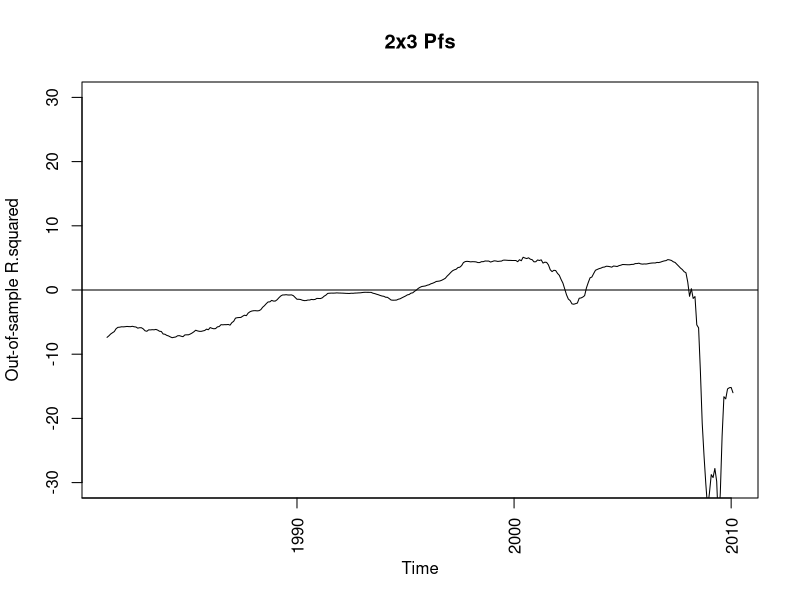

Write the R code that produced this figure.
  #Copyright Jesper Dam
  #Supported by Pruitt, Kelly's Market Return paper
  
  #Section one, Investigate US returns on American Factors
  #Load Y's Market return 1975-2015
  library(sandwich)
  library(lmtest)
  library(xtable)
  
  setwd("C:/Users/jesper/OneDrive/Master Thesis/Data testing/rstuff/2x3 + 2x20")
  Factmont<- read.table("F-F_Research_Data_Factors.txt",
                        skip=586,
                        nrow=492,
                        na.strings=c(-99.99,99.99),
                        header=FALSE)
  
  #Construct market returns Exceed-Rf, divide by 100 and use logreturns: log(1+ret)
  Mktrt <- log((Factmont[,2]+Factmont[,5])*0.01+1)
  
  #Generate 12cumsumreturns
  CSRets <- rep(1,(nrow(Factmont)-11))
  for (i in 1:(nrow(Factmont)-11))
  {
    CSRets[i] <- sum(Mktrt[i:(11+i)])
  }
  y <- CSRets[1:(length(CSRets)-1)]
  
  #Load X's 2x3 size/BM 1975-2015
  Firms <- read.table("6_Portfolios_2x3.txt",
                      skip=2947,
                      nrows=498,
                      na.strings=c(-99.99,99.99,0),
                      header=FALSE)
  
  Avgme<- read.table("6_Portfolios_2x3.txt",
                        skip=4028,
                        nrows = 498,
                        na.strings=c(-99.99,99.99,0),
                        header=FALSE)
  
  Sumbe <- read.table("6_Portfolios_2x3.txt",
                  skip=4772,
                  nrows = 41,
                  na.strings=c(-99.99,99.99,0),
                  header=FALSE)
  Sumbe[Sumbe==0] <-NA
  Sumbe <- Sumbe[,2:ncol(Sumbe)]
  
  Summe <-  cbind(Firms[,2:ncol(Firms)]*Avgme[,2:ncol(Avgme)])
  Summe[Summe==0] <-NA
  
  
  #Construct monthly panel of log(Be/ME)
  bm <- matrix(1,nrow=((nrow(Sumbe)-1)*12),ncol=ncol(Summe))
  
  for(i in 1:(nrow(Sumbe)-1))
  {
    for (j in 1:12)
    {
    bm[(i*12-12+j),] <- as.numeric(Sumbe[i,1:ncol(Sumbe)])/as.numeric(Summe[(i*12-12+j),])
    }
  }
  bm<- bm[1:length(y),]

  xrets <- read.table("Yrets.txt")
  
  x <- cbind(log(bm),log(xrets[1:(nrow(xrets)-12),2:ncol(xrets)]*0.01+1))
  
  
  #Remove obs with too many NA's
  x <- x[ , colSums(is.na(x))/nrow(x) < 0.2]
 
  xstd <- matrix(0,nrow=nrow(x),ncol=ncol(x))
  for (i in 1:ncol(x))
  {
    xstd[,i] <- x[,i]/sd(x[,i],na.rm=T)
  }
  
  
  #first stage
  phi1 <- 0
  
  for (i in 1:ncol(xstd))
  {
    model <- summary(lm(xstd[1:(length(y)-1),i]~y[2:length(y)]))
    phi1[i] <- model$coefficients[2,1]
  }
  
  #second stage
  f1<-0
  
  for (i in 1:length(y))
  {
    model <- summary(lm(as.numeric(xstd[i,])~phi1))
    f1[i] <- model$coefficients[2,1]
  }
  
  #final stage 1m
  fit3 <- lm(y[2:length(y)]~f1[1:(length(y)-1)])
  beta <- coef(fit3)[2]
  res <- c(NA,resid(fit3))
  
  #KP
  tkp <- rep(1,12)
  
  for (i in 1:12)
  {
    tmp <- 0
    tct<-0
    fct<- NULL
    for (j in seq(i,length(y),by=12))
    {
      tmp1 <- res[j]^2*t(f1[j]-mean(f1))%*%(f1[j]-mean(f1))
      if (is.na(tmp1)) {
        tmp=tmp+0 
        tct=tct+0
        fct=fct
      }
      else {
        tmp=tmp+tmp1
        tct=tct+1
        fct= c(fct,f1[j])}
    } 
    tmp=tmp/tct
    avarbeta = ( tmp/(solve(tct)%*%t(fct)%*%(diag(tct)-(1/tct)*rep(1,tct))%*%fct)) / 
      (solve(tct)%*%t(fct)%*%(diag(tct)-(1/tct)*rep(1,tct))%*%fct)
    tkp[i] <- beta/sqrt(diag(avarbeta)/tct)
  }
  tstatkp <- median(tkp)
  pkp <- pt(-abs(tstatkp),summary(fit3)$df[2])*2
  
  
  #newey west
  fit4 <- lm(y[2:(length(y)-11)]~f1[1:(length(y)-12)])
  nyw <- coeftest(fit4, vcov.=NeweyWest(fit4, prewhite=F,lag=11))
  nywtstat <- nyw[2:dim(nyw)[1],3]
  pnyw <- pt(-abs(nywtstat),summary(fit3)$df[2])*2
  
  results <- cbind(100*summary(fit3)$r.squared,pkp,pnyw)
  xtable(results,digits=3)
  
  #Recursive OOS
  prf <- rep(NA,length(y))
  prfm <- rep(NA,length(y))
  
  for (i in 60:(length(y)-1)) {
    tempr <- rep(NA,length(y))
    xoos <- matrix(NA,nrow=nrow(x),ncol=ncol(x))
    for (j in 1:ncol(xoos))
    {
      xoos[1:i,j] = x[1:i,j]
    }
    tempr[1:(i-11)] <- y[1:(i-11)]
    xoos <- xoos[ ,colSums(!is.na(xoos))>0.8*i]
    
    #stdize
    xoos_sd <- apply(xoos, 2, function(col) sd(col, na.rm=TRUE))
    xoos <- t(apply(xoos, 1, function(row) row/xoos_sd))
    
    if (sum(!is.na(tempr))>60+1) {
      
      phi1 <- rep(NA,ncol(xoos))
      for (j in 1:ncol(xoos))
      {
        phi1[j] <- coef(lm(xoos[1:i,j]~tempr[2:(i+1)]))[2]
      }
      
      #Cholesky decomp, for normalization?
      phi1<-phi1/chol(cov(phi1,phi1)*((length(phi1)-1)/(length(phi1))))
      
      #second stage
      f1<- rep(NA,nrow(xoos))
      
      for (j in 1:nrow(xoos))
      {
        if (sum(!is.na(xoos[j,]))>5)
        {
          f1[j] <- coef(lm(as.numeric(xoos[j,])~phi1))[2]
        }
      }
      
      #final stage 1m
      coefs <- coef(lm(tempr[2:(nrow(xoos))]~f1[1:(nrow(xoos)-1)]))
      
      #prediktor
      prf[i+1] <- coefs[1]+coefs[2]*f1[i]
      prfm[i+1] <- mean(tempr,na.rm=T)
      print(i)
    }
  }
  
  #OOSR2
  frame <- na.omit(cbind(y,prf,prfm,Factmont[1:length(y),1]))
  oosr2<- rep(NA,(nrow(frame)-60))
  encnew <- rep(NA,(nrow(frame)-60))
  for (i in 1:(nrow(frame)-60))
  {
    oosr2[i] = 1- sum( (frame[i:nrow(frame),1]-frame[i:nrow(frame),2])^2)/
      sum( ( frame[i:nrow(frame),1]-frame[i:nrow(frame),3])^2)
    fe1 <- frame[i:nrow(frame),1]-frame[i:nrow(frame),3]
    fe2 <- frame[i:nrow(frame),1]-frame[i:nrow(frame),2]
    encnew[i] <- sum(!is.na(fe1+fe2))*(sum(fe1^2-fe1*fe2))/sum(fe2^2)
  }
  oosr2<-oosr2*100
  fin <- frame[length(oosr2),4]
  fin<-as.numeric(paste(format(fin/1000000,digits=4)))*10000+
    ((as.numeric(paste(format(fin/1000000,digits=6)))*10000-
        as.numeric(paste(format(fin/1000000,digits=4)))*10000)*100+1)/12
  
  plot(y=oosr2,x=seq(fin-(length(oosr2)*1/12)+1/12,to=fin,by=1/12),type="l",
       ylab="Out-of-sample R.squared", xlab="Time",main="2x3 Pfs",xaxt="n",ylim=c(-30,30))
  abline(0,0)
  axis(1,xaxp=c(1940,2010,7),las=2)
  pencnew <- pt(-abs(encnew),(length(oosr2)-1))*2
  write.table(cbind(frame,c(oosr2,rep(NA,60)),c(pencnew,rep(NA,60))),"frame2x3IS_1y_40y.txt",
              row.names=F,col.names=c("Ret","Predict","HistMean","Year","OOSR2","pENCNEW"))
